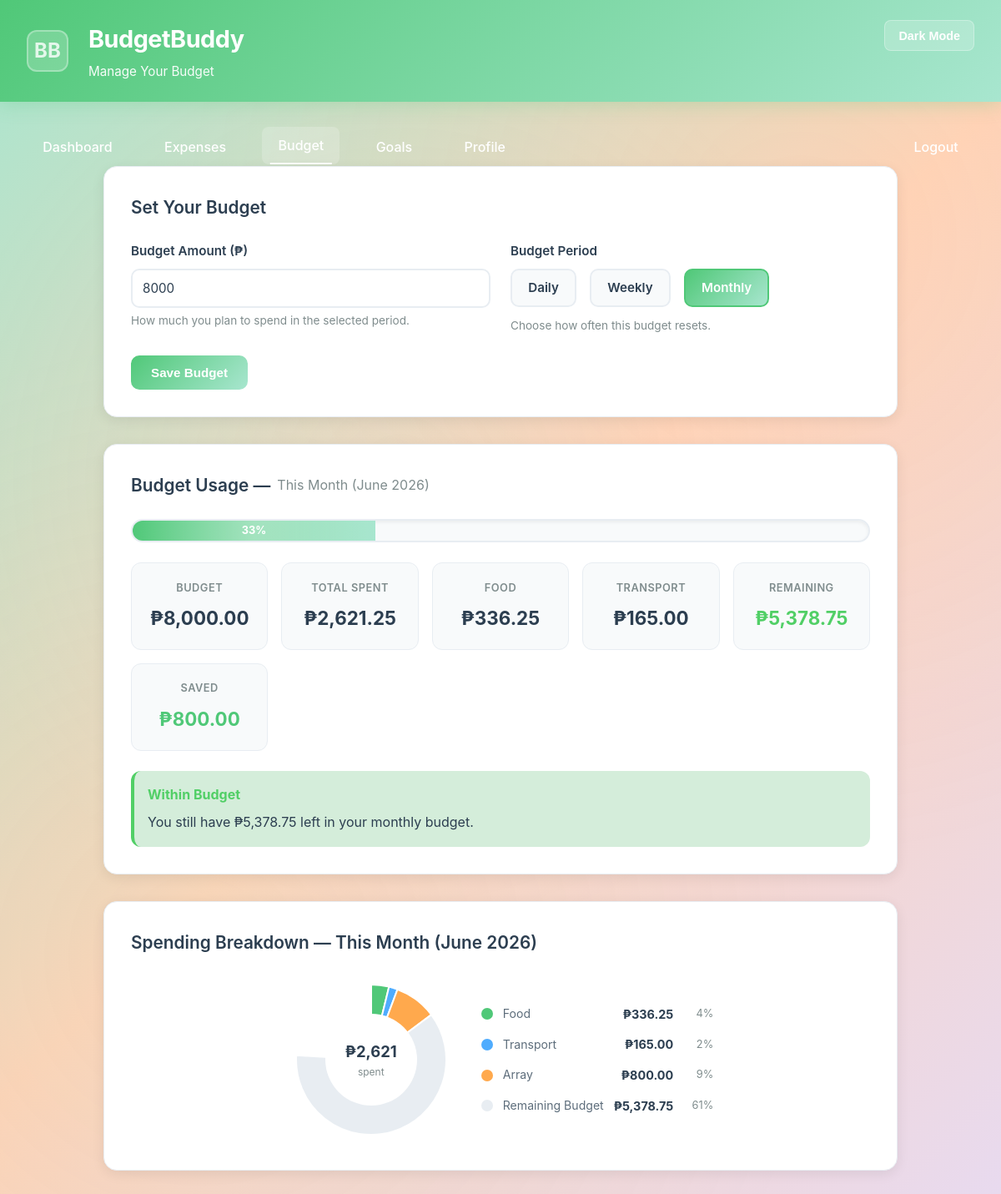
Page /frontend/budget-limits.php (signed in) on the committed database.
### tables this page shows
CREATE TABLE users (
        id INT AUTO_INCREMENT PRIMARY KEY,
        first_name VARCHAR(50) NOT NULL,
        last_name VARCHAR(50) NOT NULL,
        email VARCHAR(100) NOT NULL UNIQUE,
        password VARCHAR(255) NOT NULL,
        monthly_budget DECIMAL(10,2) DEFAULT 5000.00,
        savings_goal DECIMAL(10,2) DEFAULT 10000.00,
        budget_period ENUM('daily','weekly','monthly') DEFAULT 'monthly',
        food_daily_limit DECIMAL(10,2) DEFAULT 150.00,
        transpo_daily_limit DECIMAL(10,2) DEFAULT 100.00,
        goal_name VARCHAR(100) DEFAULT 'My Savings Goal',
        goal_target DECIMAL(10,2) DEFAULT 10000.00,
        goal_deadline DATE NULL,
        created_at TIMESTAMP DEFAULT CURRENT_TIMESTAMP,
        INDEX idx_users_email (email),
        INDEX idx_users_created (created_at)
    );

### includes/auth_check.php (called while the page is built, shortened)
<?php
include_once(__DIR__ . "/../config/db.php");
$userId = $_SESSION['user_id'];
$stmt = $conn->prepare("SELECT * FROM users WHERE id = ? LIMIT 1");
$stmt->bind_param("i", $userId);
$stmt->execute();
$currentUser = $stmt->get_result()->fetch_assoc();
?>

### includes/helpers.php (called while the page is built, shortened)
<?php
function get_monthly_spent($conn, $userId, $yearMonth = null) {
    if (!$yearMonth) $yearMonth = date('Y-m');
    $start = $yearMonth . '-01';
    $end = date('Y-m-t', strtotime($start));
    $stmt = $conn->prepare("SELECT COALESCE(SUM(amount), 0) as total FROM expenses
                            WHERE user_id = ? AND expense_date BETWEEN ? AND ?");
    $stmt->bind_param("iss", $userId, $start, $end);
    $stmt->execute();
    $row = $stmt->get_result()->fetch_assoc();
    return (float)($row['total'] ?? 0);
}
function get_category_spent_for_period($conn, $userId, $startDate, $endDate, $category) {
    $stmt = $conn->prepare("SELECT COALESCE(SUM(amount), 0) as total FROM expenses
                            WHERE user_id = ? AND expense_date BETWEEN ? AND ? AND category = ?");
    $stmt->bind_param("isss", $userId, $startDate, $endDate, $category);
    $stmt->execute();
    $row = $stmt->get_result()->fetch_assoc();
    return (float)($row['total'] ?? 0);
}
?>

### frontend/budget-limits.php (the view, shortened to what this page needs)
<?php
  require_once __DIR__ . '/../includes/auth_check.php';
  require_once __DIR__ . '/../includes/helpers.php';
  $theme = isset($_COOKIE['theme']) ? $_COOKIE['theme'] : 'light';
  $today      = date('Y-m-d');
  $thisMonth  = date('Y-m');
  $budgetAmount = (float)($currentUser['monthly_budget'] ?? 5000);
  $budgetPeriod = $currentUser['budget_period'] ?? 'monthly';
  switch ($budgetPeriod) {
      default:
          $periodLabel  = 'This Month (' . date('F Y') . ')';
          $foodSpent    = get_monthly_spent($conn, $userId) - get_category_spent_for_period($conn, $userId, date('Y-m-01'), $today, 'transpo');
          $foodSpent    = get_category_spent_for_period($conn, $userId, date('Y-m-01'), date('Y-m-t'), 'food');
          $transSpent   = get_category_spent_for_period($conn, $userId, date('Y-m-01'), date('Y-m-t'), 'transpo');
          $savStmt = $conn->prepare("SELECT COALESCE(SUM(amount),0) as s FROM savings WHERE user_id = ? AND DATE_FORMAT(savings_date,'%Y-%m') = ?");
          $savStmt->bind_param("is", $userId, $thisMonth);
          break;
  }
  $savStmt->execute();
  $savedAmount = (float)$savStmt->get_result()->fetch_assoc()['s'];
  $totalSpent   = get_weekly_spent($conn, $userId);
  if ($budgetPeriod === 'daily') $totalSpent = get_daily_spent($conn, $userId, $today);
  elseif ($budgetPeriod === 'monthly') $totalSpent = get_monthly_spent($conn, $userId);
  $remaining    = max(0, $budgetAmount - $totalSpent);
  $isOver       = $totalSpent > $budgetAmount;
  $spentPct     = $budgetAmount > 0 ? min(100, round($totalSpent / $budgetAmount * 100)) : 0;
  $pieFood   = $foodSpent;
  $pieTransp = $transSpent;
  $pieOthers = max(0, $totalSpent - $foodSpent - $transSpent);
  $pieSave   = $savedAmount;
  $pieRem    = max(0, $budgetAmount - $totalSpent);
  $pieTotal  = $pieFood + $pieTransp + $pieOthers + $pieSave + $pieRem;
  ?>
  <!DOCTYPE html>
  <html data-theme="<?= $theme ?>">
  <head>
      <link rel="stylesheet" href="styles.css">
  </head>
  <body>
      <header class="header">
          <div class="header-left">
              <div class="logo-container">
                  <div class="logo-placeholder" id="logoPlaceholder" style="display: none;">BB</div>
              </div>
              <div class="header-content">
                  <h1><a href="menu.php" style="color:inherit;text-decoration:none;">BudgetBuddy</a></h1>
                  <p>Manage Your Budget</p>
              </div>
          </div>
          <div class="header-right">
              <button class="theme-toggle" onclick="toggleTheme()">Dark Mode</button>
          </div>
      </header>
      <div style="padding: 0 2rem;">
          <nav class="nav">
              <a href="dashboard.php">Dashboard</a>
              <a href="expense-tracker.php">Expenses</a>
              <a href="budget-limits.php" class="active">Budget</a>
              <a href="saving-goal.php">Goals</a>
              <a href="profile.php">Profile</a>
            <a href="logout.php" class="nav-logout">Logout</a>
          </nav>
      </div>
      <div class="container">
          <div class="card">
              <h2>Set Your Budget</h2>
              <form method="POST" id="budgetForm">
                  <div class="form-row">
                      <div class="form-group">
                          <label for="budget_amount">Budget Amount (₱)</label>
                          <input type="number" id="budget_amount" step="0.01" min="0"
                                 name="budget_amount"
                                 value="<?= htmlspecialchars($budgetAmount) ?>" required
                                 placeholder="e.g. 5000">
                          <small>How much you plan to spend in the selected period.</small>
                      </div>
                      <div class="form-group">
                          <label>Budget Period</label>
                          <div class="period-radio-group" id="periodGroup">
                              <?php foreach (['daily' => 'Daily', 'weekly' => 'Weekly', 'monthly' => 'Monthly'] as $val => $label): ?>
                              <label class="period-radio-label <?= $budgetPeriod === $val ? 'selected' : '' ?>">
                                  <?= $label ?>
                              </label>
                              <?php endforeach; ?>
                          </div>
                          <small>Choose how often this budget resets.</small>
                      </div>
                  </div>
                  <button type="submit" class="btn btn-primary">Save Budget</button>
              </form>
          </div>
          <div class="card">
              <h2>Budget Usage — <span style="font-weight:400;font-size:1rem;color:var(--text-secondary);"><?= htmlspecialchars($periodLabel) ?></span></h2>
              <div class="progress-bar" style="margin-bottom:1rem;">
                  <div class="progress-fill"
                       style="width:<?= $spentPct ?>%; background: linear-gradient(90deg, <?= $isOver ? '#FF6B6B, #FF9999' : '#50C878, #A8E6CF' ?>);">
                      <span class="progress-text"><?= $spentPct ?>%</span>
                  </div>
              </div>
              <div class="goal-details">
                  <div class="goal-item">
                      <span class="goal-label">Budget</span>
                      <span class="goal-value">₱<?= number_format($budgetAmount, 2) ?></span>
                  </div>
                  <div class="goal-item">
                      <span class="goal-label">Total Spent</span>
                      <span class="goal-value" style="color:<?= $isOver ? 'var(--danger-red)' : 'var(--text-dark)' ?>;">
                          ₱<?= number_format($totalSpent, 2) ?>
                      </span>
                  </div>
                  <div class="goal-item">
                      <span class="goal-label">Food</span>
                      <span class="goal-value">₱<?= number_format($foodSpent, 2) ?></span>
                  </div>
                  <div class="goal-item">
                      <span class="goal-label">Transport</span>
                      <span class="goal-value">₱<?= number_format($transSpent, 2) ?></span>
                  </div>
                  <div class="goal-item">
                      <span class="goal-label">Remaining</span>
                      <span class="goal-value" style="color:<?= $isOver ? 'var(--danger-red)' : 'var(--success-green)' ?>;">
                          <?= $isOver ? '-' : '' ?>₱<?= number_format($isOver ? ($totalSpent - $budgetAmount) : $remaining, 2) ?>
                      </span>
                  </div>
                  <div class="goal-item">
                      <span class="goal-label">Saved</span>
                      <span class="goal-value" style="color:var(--accent-emerald);">₱<?= number_format($savedAmount, 2) ?></span>
                  </div>
              </div>
              <?php if ($isOver): ?>
                  <div style="margin-top:1.5rem;padding:1rem;border-radius:12px;background:#F8D7DA;border-left:4px solid var(--danger-red);">
                      <strong style="color:var(--danger-red);">Over Budget</strong>
                      <p style="margin-top:0.5rem;color:var(--text-dark);">
                          You spent ₱<?= number_format($totalSpent - $budgetAmount, 2) ?> more than your <?= htmlspecialchars($budgetPeriod) ?> budget.
                      </p>
                  </div>
              <?php else: ?>
                  <div style="margin-top:1.5rem;padding:1rem;border-radius:12px;background:#D4EDDA;border-left:4px solid var(--success-green);">
                      <strong style="color:var(--success-green);">Within Budget</strong>
                      <p style="margin-top:0.5rem;color:var(--text-dark);">
                          You still have ₱<?= number_format($remaining, 2) ?> left in your <?= htmlspecialchars($budgetPeriod) ?> budget.
                      </p>
                  </div>
              <?php endif; ?>
          </div>
          <div class="card">
              <h2>Spending Breakdown — <?= htmlspecialchars($periodLabel) ?></h2>
              <?php
              $hasData = ($pieFood + $pieTransp + $pieSave + $pieRem) > 0;
              ?>
              <?php if (!$hasData): ?>
                  <p class="empty-pie-msg">No transactions yet for this period. Add some expenses or savings to see the chart.</p>
              <?php else: ?>
              <div class="pie-wrap">
                  <div class="pie-svg-container" style="width:200px;height:200px;">
                      <svg id="pieChart" width="200" height="200" viewBox="0 0 200 200">
                          <g id="pieSlices"></g>
                          <circle cx="100" cy="100" r="55" fill="var(--bg-white)"/>
                      </svg>
                      <div class="pie-center-label">
                          <span class="pie-center-amount">₱<?= number_format($totalSpent, 0) ?></span>
                          <span class="pie-center-sub">spent</span>
                      </div>
                  </div>
                  <div class="pie-legend">
                      <?php
                      $segments = [
                          ['label' => 'Food',         'value' => $pieFood,   'color' => '#50C878'],
                          ['label' => 'Transport',     'value' => $pieTransp, 'color' => '#4FACFE'],
                          ['label' => ['label' => 'Others',           'value' => $pieOthers,  'color' => '#9B59B6'],
                          'Savings',       'value' => $pieSave,   'color' => '#FFA94D'],
                          ['label' => 'Remaining Budget','value' => $pieRem,  'color' => '#E8EDF2'],
                      ];
                      foreach ($segments as $seg):
                          $pct = round($seg['value'] / $pieTotal * 100);
                      ?>
                      <div class="legend-row">
                          <span class="legend-dot" style="background:<?= $seg['color'] ?>;"></span>
                          <span class="legend-label"><?= $seg['label'] ?></span>
                          <span class="legend-value">₱<?= number_format($seg['value'], 2) ?></span>
                          <span class="legend-pct"><?= $pct ?>%</span>
                      </div>
                      <?php endforeach; ?>
                  </div>
              </div>
              <?php endif; ?>
          </div>
      </div>
  </body>
  </html>

### frontend/budget-limits.php (style rules this page uses)
.period-radio-group { display: flex; gap: 1rem; flex-wrap: wrap; margin-top: 0.5rem; }
.period-radio-label { display: flex; align-items: center; gap: 0.5rem; cursor: pointer; font-weight: 600; padding: 0.55rem 1.2rem; border-radius: 10px; border: 2px solid var(--border-light); background: var(--bg-light); color: var(--text-dark); transition: all 0.25s ease; user-select: none; }
.period-radio-label.selected, .period-radio-label:has(input:checked) { border-color: var(--accent-emerald); background: linear-gradient(135deg, #50C878, #A8E6CF); color: white; }
.pie-wrap { display: flex; flex-wrap: wrap; gap: 2rem; align-items: center; justify-content: center; }
.pie-svg-container { position: relative; }
.pie-center-label { position: absolute; inset: 0; display: flex; flex-direction: column; align-items: center; justify-content: center; pointer-events: none; }
.pie-center-amount { font-size: 1.15rem; font-weight: 700; color: var(--text-dark); }
.pie-center-sub { font-size: 0.75rem; color: var(--text-secondary); }
.pie-legend { display: flex; flex-direction: column; gap: 0.85rem; min-width: 210px; }
.legend-row { display: flex; align-items: center; gap: 0.75rem; }
.legend-dot { width: 14px; height: 14px; border-radius: 50%; flex-shrink: 0; }
.legend-label { font-size: 0.88rem; color: var(--text-light); flex: 1; }
.legend-value { font-size: 0.9rem; font-weight: 700; color: var(--text-dark); }
.legend-pct { font-size: 0.8rem; color: var(--text-secondary); min-width: 36px; text-align: right; }

### rows in the picture
users: budget_amount "8000", monthly_budget "8,000.00", budget_period "monthly"

### other values in the picture
$label "Daily"
$label "Weekly"
$label "Monthly"
$periodLabel "This Month (June 2026)"
$spentPct "33"
$totalSpent "2,621.25"
$foodSpent "336.25"
$transSpent "165.00"
$isOver ? ($totalSpent - $budgetAmount) : $remaining "5,378.75"
$savedAmount "800.00"
$remaining "5,378.75"
$totalSpent "2,621"
$seg['label'] "Food"
$seg['value'] "336.25"
$pct "4"
